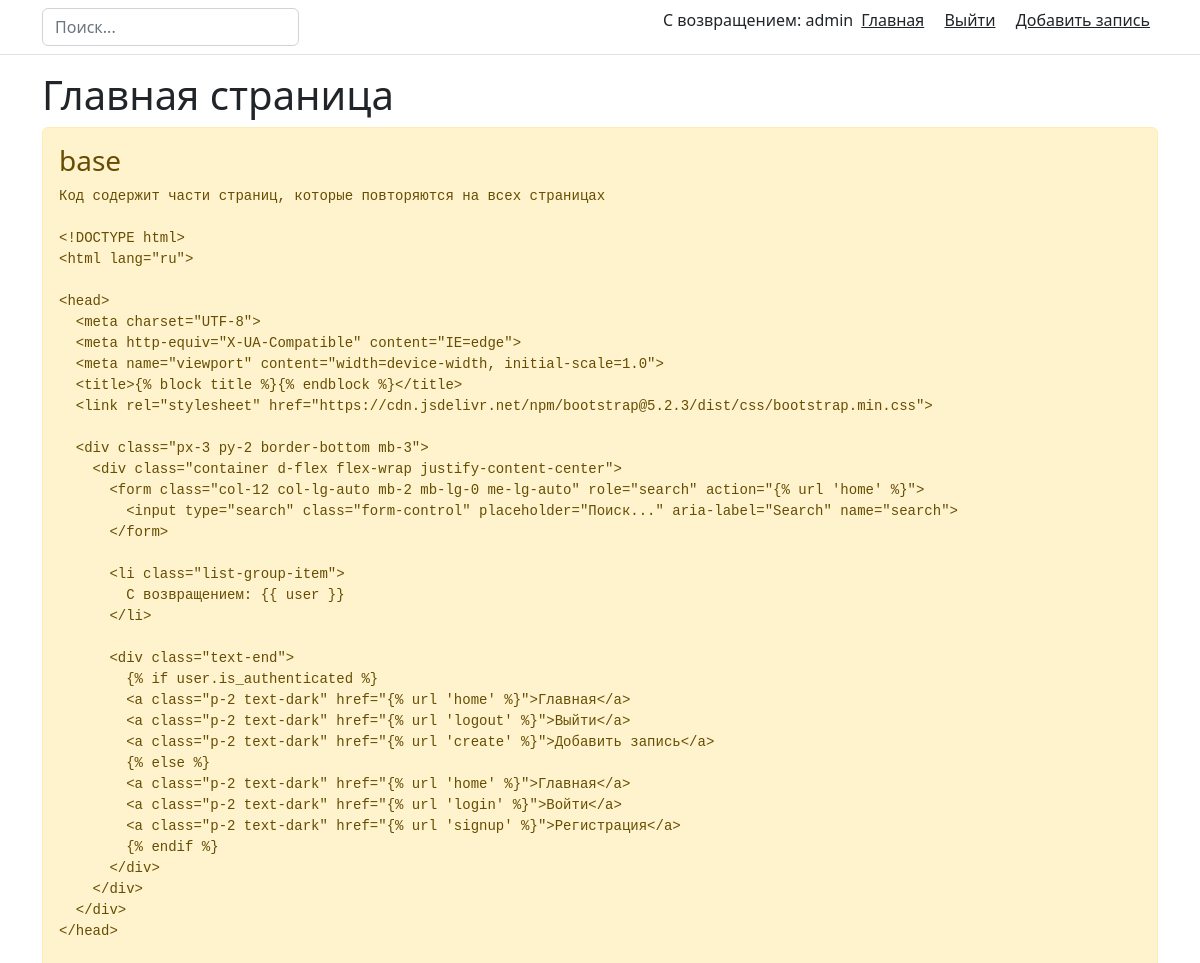
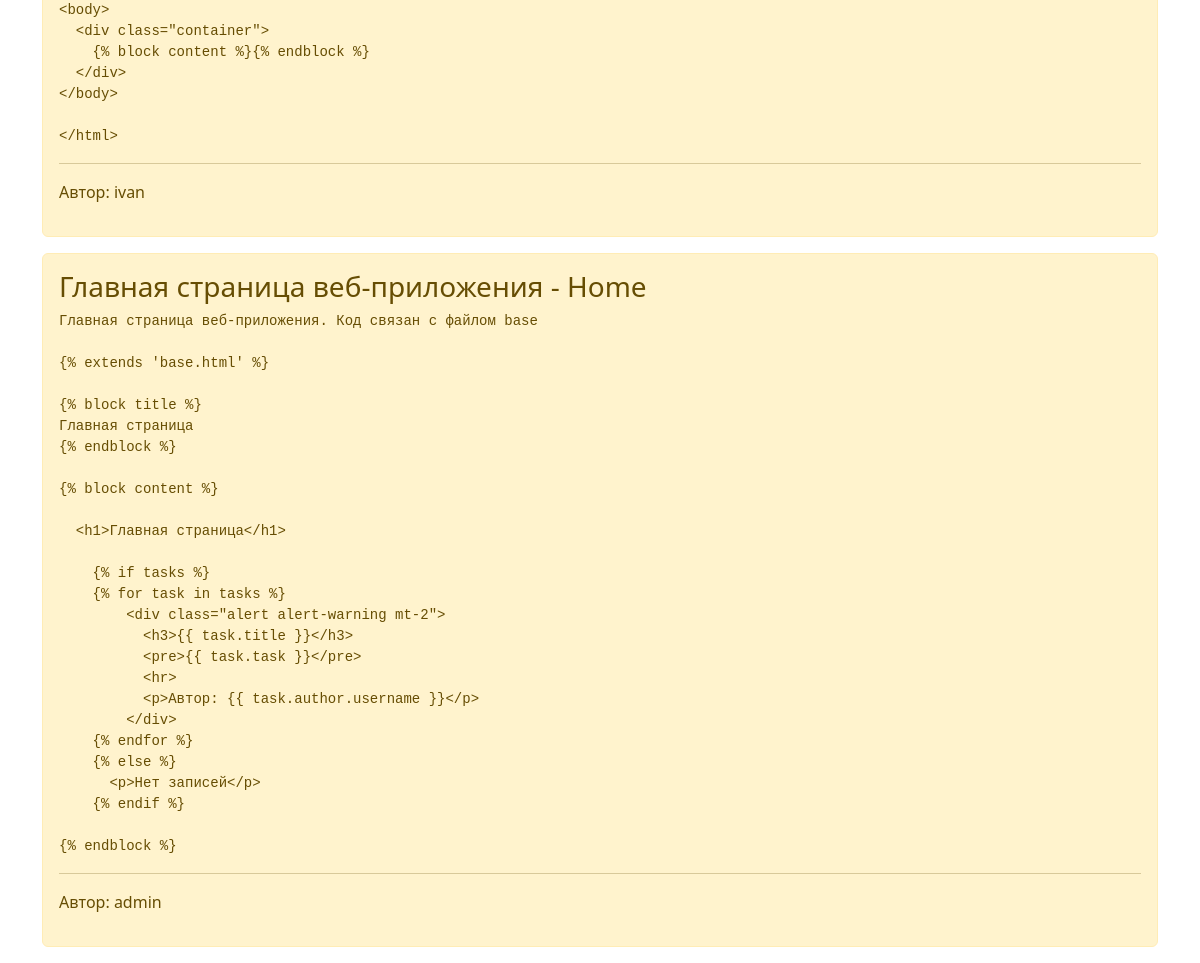
The page / (signed in) on the database its author committed (2 pictures, top to bottom).
### main/models.py (models this page shows, shortened)
class User(AbstractUser):
    pass

class Task(models.Model):
    title = models.CharField('Название', max_length=50)
    task = models.TextField('Описание')
    author = models.ForeignKey(User, on_delete=models.CASCADE, default=1)
    class Meta:
        verbose_name = 'Задача'
        verbose_name_plural = 'Задачи'

### main/views.py (the view)
# urls.py: path('', TemplateView.as_view(template_name='home.html'), name ='home'),
def home(request):
    text_search = request.GET.get('search')
    if text_search:
        s_ta = TaskDocument.search().query("match_phrase", task=text_search).to_queryset()
        s_ti = TaskDocument.search().query("match_phrase", title=text_search).to_queryset()
        tasks = (s_ta | s_ti).distinct()
    else:
        tasks = Task.objects.order_by('title')
    return render(request, 'home.html', {'title': 'Главная страница сайта', 'tasks': tasks})

### templates/home.html (shortened to what this page needs)
{% extends 'base.html' %}
{% block content %}
  <h1>Главная страница</h1>
    {% if tasks %}
    {% for task in tasks %}
        <div class="alert alert-warning mt-2">
          <h3>{{ task.title }}</h3>
          <pre>{{ task.task }}</pre>
          <hr>
          <p>Автор: {{ task.author.username }}</p>
        </div>
    {% endfor %}
    {% else %}
      <p>Нет записей</p>
    {% endif %}
{% endblock %}

### templates/base.html (shortened to what this page needs)
<!DOCTYPE html>
<html lang="ru">
<head>
    <link rel="stylesheet" href="https://cdn.jsdelivr.net/npm/bootstrap@5.2.3/dist/css/bootstrap.min.css">
    <div class="px-3 py-2 border-bottom mb-3">
        <div class="container d-flex flex-wrap justify-content-center">
          <form class="col-12 col-lg-auto mb-2 mb-lg-0 me-lg-auto" role="search" action="{% url 'home' %}">
            <input type="search" class="form-control" placeholder="Поиск..." aria-label="Search" name="search">
          </form>
          <li class="list-group-item">
            С возвращением: {{ user }}
          </li>
          <div class="text-end">
            {% if user.is_authenticated %}
                <a class="p-2 text-dark" href="{% url 'home' %}">Главная</a>
                <a class="p-2 text-dark" href="{% url 'logout' %}">Выйти</a>
                <a class="p-2 text-dark" href="{% url 'create' %}">Добавить запись</a>
            {% else %}
                <a class="p-2 text-dark" href="{% url 'home' %}">Главная</a>
                <a class="p-2 text-dark" href="{% url 'login' %}">Войти</a>
                <a class="p-2 text-dark" href="{% url 'signup' %}">Регистрация</a>
            {% endif %}
          </div>
        </div>
      </div>
</head>
<body>
    <div class="container">
        {% block content %}{% endblock %}
    </div>
</body>
</html>

### rows shown on the page
User: is_active+password+username "admin"
Task: title "base", task "Код содержит части страниц, которые повторяются на всех страницах <!DOCTYPE html> <html lang=\"ru\"> <head> <meta charset=\"UTF-8\"> <meta http-equiv=\"X-UA-Compatible\" content=\"IE=edge\"> <meta name=\"viewport\" content=\"width=device-width, initial-scale=1.0\"> <title>{% block title %}{% endblock %}</title> <link rel=\"stylesheet\" href=\"https://cdn.jsdelivr.net/npm/bootstrap@5.2.3/dist/css/bootstrap.min.css\"> <div class=\"px-3 py-2 border-bottom mb-3\"> <div class=\"container d-flex flex-wrap justify-content-center\"> <form class=\"col-12 col-lg-auto mb-2 mb-lg-0 me-lg-auto\" role=\"search\" action=\"{% url 'home' %}\"> <input type=\"search\" class=\"form-control\" placeholder=\"Поиск...\" aria-label=\"Search\"…", author.username "ivan"
Task: title "Главная страница веб-приложения - Home", task "Главная страница веб-приложения. Код связан с файлом base {% extends 'base.html' %} {% block title %} Главная страница {% endblock %} {% block content %} <h1>Главная страница</h1> {% if tasks %} {% for task in tasks %} <div class=\"alert alert-warning mt-2\"> <h3>{{ task.title }}</h3> <pre>{{ task.task }}</pre> <hr> <p>Автор: {{ task.author.username }}</p> </div> {% endfor %} {% else %} <p>Нет записей</p> {% endif %} {% endblock %}", author.username "admin"
